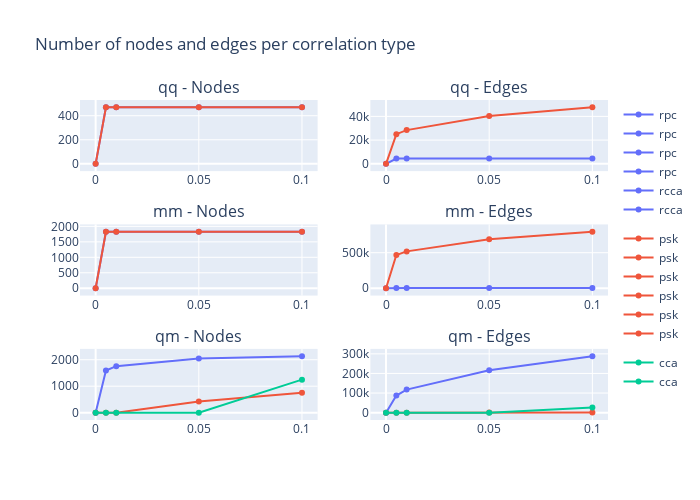

Notebook cell for this chart:
### Code cell
from plotly.subplots import make_subplots
from plotly import graph_objects as go
import plotly.express as px

palette = px.colors.qualitative.Plotly

file = 'Plots/FDR_CorrType.html'
if os.path.exists(file):
    os.remove(file)

fig = make_subplots(rows=3, cols=2, subplot_titles=['qq - Nodes', 'qq - Edges','mm - Nodes', 'mm - Edges', 'qm - Nodes', 'qm - Edges'])
plot['psk']['qq']['nodes']

for n,ctype in enumerate(ctypes):
    fig.add_trace(go.Scatter(
        x=pvrange,
        y=plot[ctype]['qq']['nodes'],
        name=ctype, marker_color=palette[n], legendgroup=n
    ), row=1, col=1)
    fig.add_trace(go.Scatter(
        x=pvrange,
        y=plot[ctype]['qq']['edges'],
        name=ctype, marker_color=palette[n], legendgroup=n
    ), row=1, col=2)
    fig.add_trace(go.Scatter(
        x=pvrange,
        y=plot[ctype]['mm']['nodes'],
        name=ctype, marker_color=palette[n], legendgroup=n
    ), row=2, col=1)
    fig.add_trace(go.Scatter(
        x=pvrange,
        y=plot[ctype]['mm']['edges'],
        name=ctype, marker_color=palette[n], legendgroup=n
    ), row=2, col=2)

for n,ctype in enumerate(ctypes2):
    fig.add_trace(go.Scatter(
        x=pvrange,
        y=plot[ctype]['qm']['nodes'],
        name=ctype, marker_color=palette[n], legendgroup=n
    ), row=3, col=1)
    fig.add_trace(go.Scatter(
        x=pvrange,
        y=plot[ctype]['qm']['edges'],
        name=ctype, marker_color=palette[n], legendgroup=n
    ), row=3, col=2)

fig.update_layout(title='Number of nodes and edges per correlation type', width=700, height=500)
fig.show()

with open(file, 'a') as f:
    f.write(fig.to_html(full_html=False, include_plotlyjs='cdn', default_height='50%', default_width='80%'))

### Figure 1 — Plotly figure (JSON) as saved in the notebook; plotly's stock layout.template omitted (floating-point values rounded to 4 significant figures)
{"data": [{"legendgroup": "0", "marker": {"color": "#636EFA"}, "name": "rpc", "type": "scatter", "x": [0, 0.005, 0.01, 0.05, 0.1], "xaxis": "x", "y": [0, 470, 470, 470, 470], "yaxis": "y"}, {"legendgroup": "0", "marker": {"color": "#636EFA"}, "name": "rpc", "type": "scatter", "x": [0, 0.005, 0.01, 0.05, 0.1], "xaxis": "x2", "y": [0, 4489, 4489, 4489, 4489], "yaxis": "y2"}, {"legendgroup": "0", "marker": {"color": "#636EFA"}, "name": "rpc", "type": "scatter", "x": [0, 0.005, 0.01, 0.05, 0.1], "xaxis": "x3", "y": [0, 1826, 1826, 1826, 1826], "yaxis": "y3"}, {"legendgroup": "0", "marker": {"color": "#636EFA"}, "name": "rpc", "type": "scatter", "x": [0, 0.005, 0.01, 0.05, 0.1], "xaxis": "x4", "y": [0, 4512, 4512, 4512, 4512], "yaxis": "y4"}, {"legendgroup": "1", "marker": {"color": "#EF553B"}, "name": "psk", "type": "scatter", "x": [0, 0.005, 0.01, 0.05, 0.1], "xaxis": "x", "y": [0, 470, 470, 470, 470], "yaxis": "y"}, {"legendgroup": "1", "marker": {"color": "#EF553B"}, "name": "psk", "type": "scatter", "x": [0, 0.005, 0.01, 0.05, 0.1], "xaxis": "x2", "y": [0, 25017, 28427, 40262, 47673], "yaxis": "y2"}, {"legendgroup": "1", "marker": {"color": "#EF553B"}, "name": "psk", "type": "scatter", "x": [0, 0.005, 0.01, 0.05, 0.1], "xaxis": "x3", "y": [0, 1826, 1826, 1826, 1826], "yaxis": "y3"}, {"legendgroup": "1", "marker": {"color": "#EF553B"}, "name": "psk", "type": "scatter", "x": [0, 0.005, 0.01, 0.05, 0.1], "xaxis": "x4", "y": [0, 468683, 518682, 688043, 794876], "yaxis": "y4"}, {"legendgroup": "0", "marker": {"color": "#636EFA"}, "name": "rcca", "type": "scatter", "x": [0, 0.005, 0.01, 0.05, 0.1], "xaxis": "x5", "y": [0, 1590, 1757, 2042, 2133], "yaxis": "y5"}, {"legendgroup": "0", "marker": {"color": "#636EFA"}, "name": "rcca", "type": "scatter", "x": [0, 0.005, 0.01, 0.05, 0.1], "xaxis": "x6", "y": [0, 87581, 117751, 216693, 287958], "yaxis": "y6"}, {"legendgroup": "1", "marker": {"color": "#EF553B"}, "name": "psk", "type": "scatter", "x": [0, 0.005, 0.01, 0.05, 0.1], "xaxis": "x5", "y": [0, 0, 0, 419, 751], "yaxis": "y5"}, {"legendgroup": "1", "marker": {"color": "#EF553B"}, "name": "psk", "type": "scatter", "x": [0, 0.005, 0.01, 0.05, 0.1], "xaxis": "x6", "y": [0, 0, 0, 696, 1405], "yaxis": "y6"}, {"legendgroup": "2", "marker": {"color": "#00CC96"}, "name": "cca", "type": "scatter", "x": [0, 0.005, 0.01, 0.05, 0.1], "xaxis": "x5", "y": [0, 0, 0, 0, 1247], "yaxis": "y5"}, {"legendgroup": "2", "marker": {"color": "#00CC96"}, "name": "cca", "type": "scatter", "x": [0, 0.005, 0.01, 0.05, 0.1], "xaxis": "x6", "y": [0, 0, 0, 0, 26212], "yaxis": "y6"}], "layout": {"annotations": [{"font": {"size": 16}, "showarrow": false, "text": "qq - Nodes", "x": 0.225, "xanchor": "center", "xref": "paper", "y": 1, "yanchor": "bottom", "yref": "paper"}, {"font": {"size": 16}, "showarrow": false, "text": "qq - Edges", "x": 0.775, "xanchor": "center", "xref": "paper", "y": 1, "yanchor": "bottom", "yref": "paper"}, {"font": {"size": 16}, "showarrow": false, "text": "mm - Nodes", "x": 0.225, "xanchor": "center", "xref": "paper", "y": 0.6111, "yanchor": "bottom", "yref": "paper"}, {"font": {"size": 16}, "showarrow": false, "text": "mm - Edges", "x": 0.775, "xanchor": "center", "xref": "paper", "y": 0.6111, "yanchor": "bottom", "yref": "paper"}, {"font": {"size": 16}, "showarrow": false, "text": "qm - Nodes", "x": 0.225, "xanchor": "center", "xref": "paper", "y": 0.2222, "yanchor": "bottom", "yref": "paper"}, {"font": {"size": 16}, "showarrow": false, "text": "qm - Edges", "x": 0.775, "xanchor": "center", "xref": "paper", "y": 0.2222, "yanchor": "bottom", "yref": "paper"}], "height": 500, "title": {"text": "Number of nodes and edges per correlation type"}, "width": 700, "xaxis": {"anchor": "y", "domain": [0, 0.45]}, "xaxis2": {"anchor": "y2", "domain": [0.55, 1]}, "xaxis3": {"anchor": "y3", "domain": [0, 0.45]}, "xaxis4": {"anchor": "y4", "domain": [0.55, 1]}, "xaxis5": {"anchor": "y5", "domain": [0, 0.45]}, "xaxis6": {"anchor": "y6", "domain": [0.55, 1]}, "yaxis": {"anchor": "x", "domain": [0.7778, 1]}, "yaxis2": {"anchor": "x2", "domain": [0.7778, 1]}, "yaxis3": {"anchor": "x3", "domain": [0.3889, 0.6111]}, "yaxis4": {"anchor": "x4", "domain": [0.3889, 0.6111]}, "yaxis5": {"anchor": "x5", "domain": [0, 0.2222]}, "yaxis6": {"anchor": "x6", "domain": [0, 0.2222]}}}
